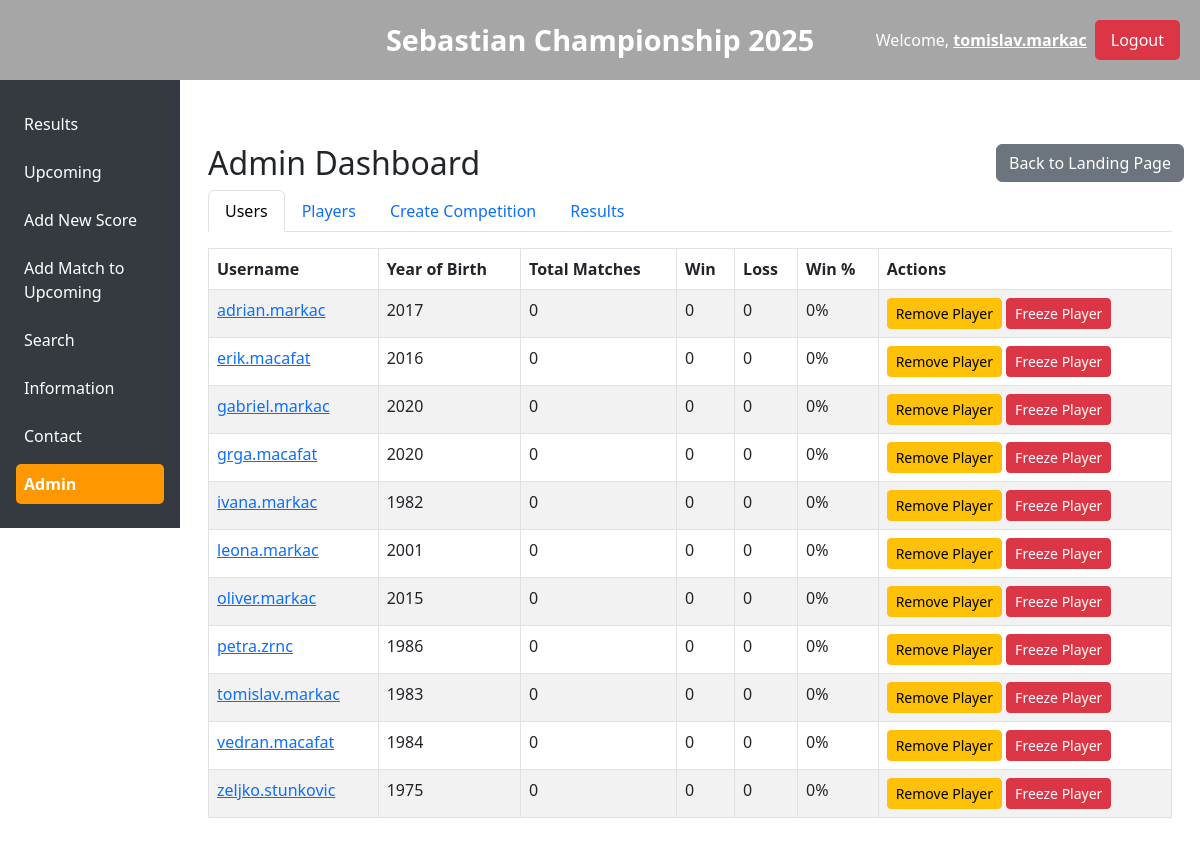
/admin-dashboard (signed in), run on the app's committed database.
### app.py (models this page shows, shortened)
class User(db.Model):
    id = db.Column(db.Integer, primary_key=True)
    first_name = db.Column(db.String(80), nullable=False)
    last_name = db.Column(db.String(80), nullable=False)
    username = db.Column(db.String(80), unique=True, nullable=False)
    password = db.Column(db.String(120), nullable=False)
    email = db.Column(db.String(120), unique=True, nullable=False)
    phone = db.Column(db.String(20), nullable=False)
    birth_year = db.Column(db.Integer, nullable=False)
    handedness = db.Column(db.String(10), nullable=False)
    role = db.Column(db.String(20), nullable=False, default='user')
    participant = db.Column(db.Boolean, nullable=False, default=False)

### app.py (the view)
@app.route('/admin-dashboard')
@admin_required
def admin_dashboard():
    all_users = User.query.order_by(User.username).all()
    participants = User.query.filter_by(participant=True).order_by(User.username).all()
    competitions = Competition.query.order_by(Competition.id).all()
    assignments = CompetitionAssignment.query.all()
    assignments_dict = {}
    for a in assignments:
        assignments_dict.setdefault(a.competition_id, {}).setdefault(a.group_index, []).append(a)
    all_possible_players = [
        {"id": user.id, "first_name": user.first_name, "last_name": user.last_name,
         "username": user.username, "birth_year": user.birth_year}
        for user in User.query.order_by(User.last_name, User.first_name).all()
    ]
    results = MatchResult.query.order_by(MatchResult.match_date.desc()).all()
    competitions_js = [{"id": comp.id, "name": comp.name} for comp in competitions]
    return render_template('admin.html',
                           users=all_users,
                           participants=participants,
                           competitions=competitions,
                           assignments=assignments_dict,
                           all_possible_players=all_possible_players,
                           results=results,
                           competitions_js=competitions_js)

### app.py (called while the page is built)
def admin_required(f):
    @wraps(f)
    def decorated_function(*args, **kwargs):
        if 'role' not in session or session['role'] != 'admin':
            flash('Access denied: Admins only', 'danger')
            return redirect(url_for('home'))
        return f(*args, **kwargs)
    return decorated_function

### templates/admin.html (shortened to what this page needs)
{% extends "base.html" %}
{% block content %}
{% set active_tab = request.args.get('active_tab', 'users') %}
<div class="container mt-5 position-relative">
  <div class="position-absolute" style="top: 0; right: 0;">
    <a href="{{ url_for('home') }}" class="btn btn-secondary">Back to Landing Page</a>
  </div>
  <h2 class="mt-3">Admin Dashboard</h2>
  <ul class="nav nav-tabs" id="adminTab" role="tablist">
    <li class="nav-item" role="presentation">
      <button class="nav-link {% if active_tab=='users' %}active{% endif %}" id="users-tab" data-bs-toggle="tab" data-bs-target="#users" type="button" role="tab" aria-controls="users" aria-selected="{% if active_tab=='users' %}true{% else %}false{% endif %}">Users</button>
    </li>
    <li class="nav-item" role="presentation">
      <button class="nav-link {% if active_tab=='players' %}active{% endif %}" id="players-tab" data-bs-toggle="tab" data-bs-target="#players" type="button" role="tab" aria-controls="players" aria-selected="{% if active_tab=='players' %}true{% else %}false{% endif %}">Players</button>
    </li>
    <li class="nav-item" role="presentation">
      <button class="nav-link {% if active_tab=='competition' %}active{% endif %}" id="competition-tab" data-bs-toggle="tab" data-bs-target="#competition" type="button" role="tab" aria-controls="competition" aria-selected="{% if active_tab=='competition' %}true{% else %}false{% endif %}">Create Competition</button>
    </li>
    <li class="nav-item" role="presentation">
      <button class="nav-link {% if active_tab=='results' %}active{% endif %}" id="results-tab" data-bs-toggle="tab" data-bs-target="#results" type="button" role="tab" aria-controls="results" aria-selected="{% if active_tab=='results' %}true{% else %}false{% endif %}">Results</button>
    </li>
  </ul>
  <div class="tab-content" id="adminTabContent">
    <div class="tab-pane fade {% if active_tab=='users' %}show active{% endif %}" id="users" role="tabpanel" aria-labelledby="users-tab">
      <div class="table-responsive mt-3">
        <table class="table table-striped table-bordered">
          <thead>
            <tr>
              <th>Username</th>
              <th>Year of Birth</th>
              <th>Total Matches</th>
              <th>Win</th>
              <th>Loss</th>
              <th>Win %</th>
              <th>Actions</th>
            </tr>
          </thead>
          <tbody>
            {% for user in users %}
            <tr>
              <td>
                <a href="{{ url_for('profile_by_username', username=user.username) }}">
                  {{ user.username }}
                </a>
              </td>
              <td>{{ user.birth_year }}</td>
              <td>0</td>
              <td>0</td>
              <td>0</td>
              <td>0%</td>
              <td>
                {% if not user.participant %}
                  <a href="{{ url_for('add_participant', user_id=user.id) }}" class="btn btn-success btn-sm">Add Player</a>
                {% else %}
                  <a href="{{ url_for('remove_participant', user_id=user.id) }}" class="btn btn-warning btn-sm">Remove Player</a>
                {% endif %}
                <a href="{{ url_for('freeze_participant', user_id=user.id) }}" class="btn btn-danger btn-sm">Freeze Player</a>
              </td>
            </tr>
            {% endfor %}
          </tbody>
        </table>
      </div>
    </div>
  </div>
</div>
{% endblock %}

### templates/base.html (shortened to what this page needs)
<!DOCTYPE html>
<html lang="en">
<head>
  <link href="https://cdn.jsdelivr.net/npm/bootstrap@5.3.0/dist/css/bootstrap.min.css" rel="stylesheet">
  <link rel="stylesheet" href="https://cdnjs.cloudflare.com/ajax/libs/font-awesome/6.0.0/css/all.min.css">
  <link rel="stylesheet" href="{{ url_for('static', filename='css/style.css') }}">
</head>
<body>
  <div class="header-container" style="position: fixed; top: 0; left: 0; right: 0; height: 80px; background: url('https://images.unsplash.com/photo-1605875200273-a63d6a51f9e1?ixlib=rb-1.2.1&amp;auto=format&amp;fit=crop&amp;w=1600&amp;q=80') no-repeat center center/cover; color: #fff; z-index: 1050;">
    <div class="header-title" style="text-align: center; line-height: 80px; font-size: 1.8rem; font-weight: bold;">
      Sebastian Championship 2025
    </div>
    <div class="user-info" style="position: absolute; top: 20px; right: 20px; display: flex; align-items: center; gap: 0.5rem; font-size: 1rem;">
      <span>Welcome, <strong><a href="{{ url_for('profile') }}" style="color: #fff; text-decoration: underline;">{{ session.get('username') }}</a></strong></span>
      <a href="{{ url_for('logout') }}" class="logout-btn" style="background-color: #dc3545; border: none; padding: 0.5rem 1rem; color: #fff; border-radius: 5px; cursor: pointer; font-size: 1rem; text-decoration: none;">Logout</a>
    </div>
  </div>
  <div class="left-menu" style="position: fixed; top: 80px; left: 0; width: 180px; background-color: #343a40; padding: 1rem; overflow-y: auto; z-index: 1040;">
    <a href="#" style="display: block; color: #fff; text-decoration: none; margin: 0.5rem 0; padding: 0.5rem; border-radius: 5px;">Results</a>
    <a href="#" style="display: block; color: #fff; text-decoration: none; margin: 0.5rem 0; padding: 0.5rem; border-radius: 5px;">Upcoming</a>
    <a href="#" style="display: block; color: #fff; text-decoration: none; margin: 0.5rem 0; padding: 0.5rem; border-radius: 5px;">Add New Score</a>
    <a href="#" style="display: block; color: #fff; text-decoration: none; margin: 0.5rem 0; padding: 0.5rem; border-radius: 5px;">Add Match to Upcoming</a>
    <a href="#" style="display: block; color: #fff; text-decoration: none; margin: 0.5rem 0; padding: 0.5rem; border-radius: 5px;">Search</a>
    <a href="#" style="display: block; color: #fff; text-decoration: none; margin: 0.5rem 0; padding: 0.5rem; border-radius: 5px;">Information</a>
    <a href="#" style="display: block; color: #fff; text-decoration: none; margin: 0.5rem 0; padding: 0.5rem; border-radius: 5px;">Contact</a>
    {% if session.get('role') == 'admin' %}
      <a href="{{ url_for('admin_dashboard') }}" class="admin-menu">Admin</a>
    {% endif %}
  </div>
  <div style="position: absolute; top: 80px; left: 180px; right: 0; padding: 1rem;">
    {% block content %}{% endblock %}
  </div>
</body>
</html>

### static/css/style.css (style rules this page uses)
* { box-sizing: border-box; }
body { margin: 0; background-color: #fff; }
@media (min-width: 768px) { .left-menu { display: block; } }
.header-container { position: fixed; top: 0; left: 0; right: 0; height: 80px; background: url('https://images.unsplash.com/photo-1605875200273-a63d6a51f9e1?ixlib=rb-1.2.1&auto=format&fit=crop&w=1600&q=80') no-repeat center center/cover; z-index: 1050; color: #fff; }
.header-container::before { content: ""; position: absolute; top: 0; left: 0; right: 0; bottom: 0; background: rgba(0, 0, 0, 0.35); z-index: 0; }
.header-title { position: relative; z-index: 1; text-align: center; line-height: 80px; font-size: 1.8rem; font-weight: bold; margin: 0; }
.user-info { position: absolute; top: 20px; right: 20px; z-index: 2; display: flex; align-items: center; gap: 0.5rem; font-size: 1rem; color: #fff; }
.logout-btn { background-color: #dc3545; border: none; padding: 0.5rem 1rem; color: #fff; border-radius: 5px; cursor: pointer; text-decoration: none; font-size: 1rem; }
.left-menu { position: fixed; top: 80px; left: 0; width: 150px; background-color: #343a40; padding: 1rem; overflow-y: auto; z-index: 1040; }
.left-menu a { display: block; color: #fff; text-decoration: none; margin: 0.5rem 0; padding: 0.5rem; border-radius: 5px; }
.admin-menu { font-weight: bold; color: #fff; background-color: #ff9800; padding: 0.5rem; border-radius: 5px; margin-top: 1rem; display: block; text-decoration: none; }

### data on the page
User: get "tomislav.markac", username "tomislav.markac", birth_year "1983"
User: username "adrian.markac", birth_year "2017"
User: username "erik.macafat", birth_year "2016"
User: username "gabriel.markac", birth_year "2020"
User: username "grga.macafat", birth_year "2020"
User: username "ivana.markac", birth_year "1982"
User: username "leona.markac", birth_year "2001"
User: username "oliver.markac", birth_year "2015"
User: username "petra.zrnc", birth_year "1986"
User: username "vedran.macafat", birth_year "1984"
User: username "zeljko.stunkovic", birth_year "1975"
